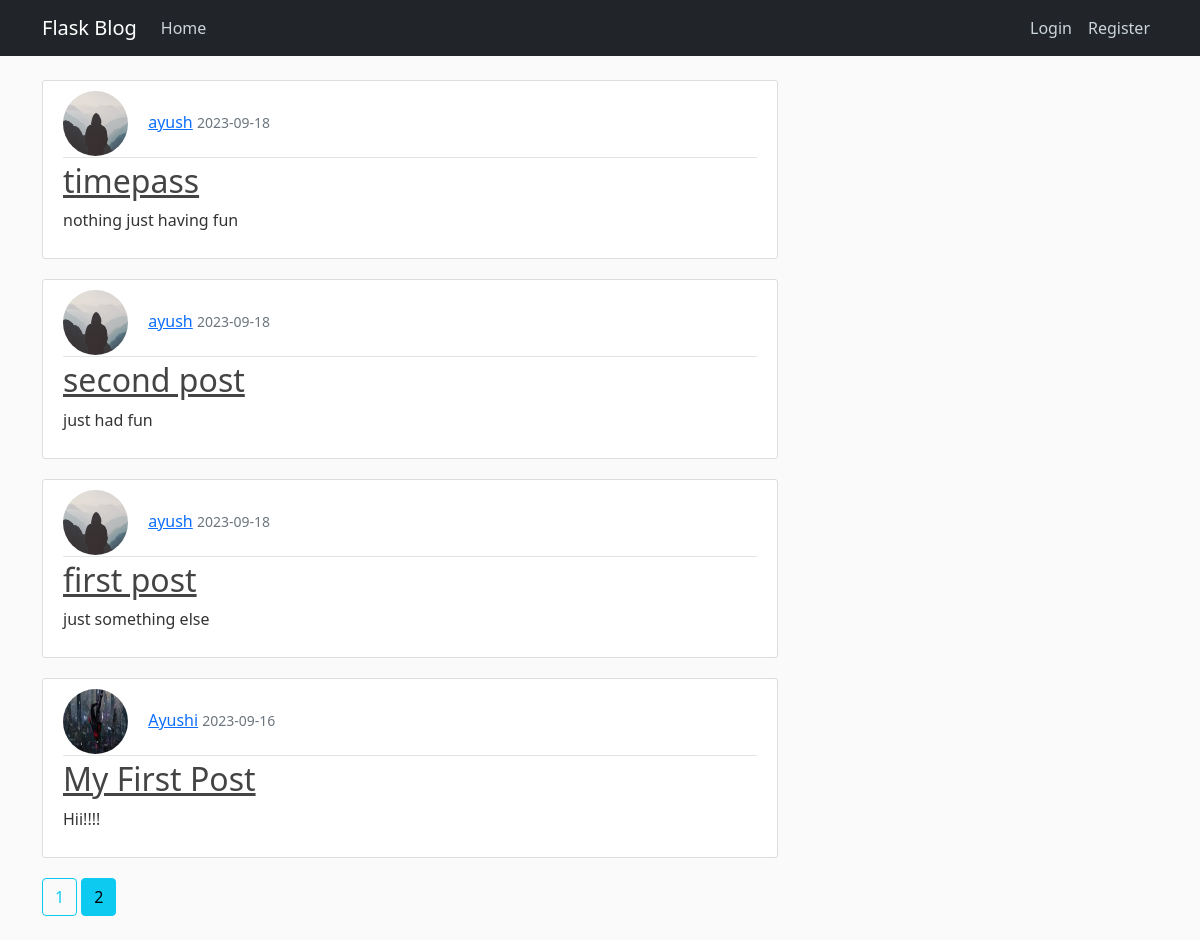
The page /home?page=2 on the database its author committed.
### flask_blog/models.py (models this page shows, shortened)
class Post(db.Model):
    id = db.Column(db.Integer, primary_key=True)
    title = db.Column(db.String(100), nullable=False)
    date_posted = db.Column(db.DateTime, nullable=False, default=datetime.utcnow)
    content = db.Column(db.Text, nullable=False)
    user_id = db.Column(db.Integer, db.ForeignKey("user.id"), nullable=False)

class User(db.Model, UserMixin):
    id = db.Column(db.Integer, primary_key=True)
    username = db.Column(db.String(20), unique=True, nullable=False)
    email = db.Column(db.String(120), unique=True, nullable=False)
    image_file = db.Column(db.String(20), nullable=False, default="default.jpg")
    password = db.Column(db.String(60), nullable=False)
    posts = db.relationship("Post", backref="Author", lazy=True)

### flask_blog/main/routes.py (the view)
@main.route("/")
@main.route("/home")
def home():
    page = request.args.get("page", 1, type=int)
    post = Post.query.order_by(Post.date_posted.desc()).paginate(page=page, per_page=5)
    return render_template("home.html", posts=post)

### flask_blog/templates/home.html (shortened to what this page needs)
{% extends "base.html" %}
{% block body %}
    {%for post in posts.items%}
    <article class="media content-section">
        <div class="media-body">
          <div class="article-metadata">
            <img class="rounded-circle article-img" src={{url_for('static',filename='pics/'+post.Author.image_file)}}>
            <a class="mr-2" href="{{url_for('users.user_post',username=post.Author.username)}}">{{ post.Author.username }}</a>
            <small class="text-muted">{{ post.date_posted.strftime('%Y-%m-%d') }}</small>
          </div>
          <h2><a class="article-title" href="{{url_for('posts.post',post_id=post.id)}}">{{ post.title }}</a></h2>
          <p class="article-content">{{ post.content }}</p>
        </div>
      </article>
      {% endfor %}
      {% for page_num in posts.iter_pages(left_edge=1, right_edge=1,left_current=1,right_current=2) %}
              {%if page_num %}
                 {% if posts.page== page_num%}
                      <a class='btn btn-info mb-4' href="{{url_for('main.home',page=page_num)}}">{{page_num}}</a>
                  {%else%}
                  <a class='btn btn-outline-info mb-4' href="{{url_for('main.home',page=page_num)}}">{{page_num}}</a>
                  {% endif %}
              {% else %}
              ...
              {% endif %}
      {% endfor %}
{% endblock body %}

### flask_blog/static/main.css (style rules this page uses)
body { background: #fafafa; color: #333333; margin-top: 5rem; }
h1, h2, h3, h4, h5, h6 { color: #444444; }
.content-section { background: #ffffff; padding: 10px 20px; border: 1px solid #dddddd; border-radius: 3px; margin-bottom: 20px; }
.article-title { color: #444444; }
.article-content { white-space: pre-line; }
.article-img { height: 65px; width: 65px; margin-right: 16px; }
.article-metadata { padding-bottom: 1px; margin-bottom: 4px; border-bottom: 1px solid #e3e3e3 }

### rows shown on the page
Post: image_file (placeholder picture), Author.username "ayush", date_posted "2023-09-18", title "timepass", content "nothing just having fun"
Post: image_file (placeholder picture), Author.username "ayush", date_posted "2023-09-18", title "second post", content "just had fun"
Post: image_file (placeholder picture), Author.username "ayush", date_posted "2023-09-18", title "first post", content "just something else"
Post: image_file (picture), Author.username "Ayushi", date_posted "2023-09-16", title "My First Post", content "Hii!!!!"

### other values the page prints
{{ page_num }} "1"
{{ page_num }} "2"
